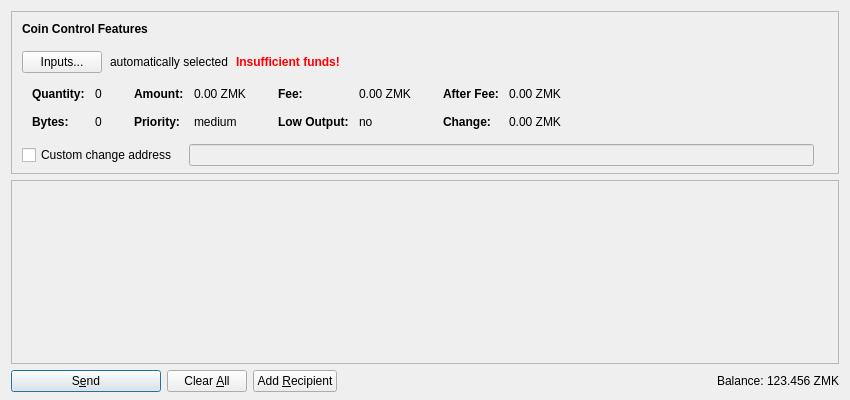
<?xml version="1.0" encoding="UTF-8"?>
<ui version="4.0">
 <class>SendCoinsDialog</class>
 <widget class="QDialog" name="SendCoinsDialog">
  <property name="geometry">
   <rect>
    <x>0</x>
    <y>0</y>
    <width>850</width>
    <height>400</height>
   </rect>
  </property>
  <property name="windowTitle">
   <string>Send Coins</string>
  </property>
  <layout class="QVBoxLayout" name="verticalLayout" stretch="0,1,0">
   <property name="bottomMargin">
    <number>8</number>
   </property>
   <item>
    <widget class="QFrame" name="frameCoinControl">
     <property name="sizePolicy">
      <sizepolicy hsizetype="Expanding" vsizetype="Expanding">
       <horstretch>0</horstretch>
       <verstretch>0</verstretch>
      </sizepolicy>
     </property>
     <property name="maximumSize">
      <size>
       <width>16777215</width>
       <height>16777215</height>
      </size>
     </property>
     <property name="frameShape">
      <enum>QFrame::StyledPanel</enum>
     </property>
     <property name="frameShadow">
      <enum>QFrame::Sunken</enum>
     </property>
     <layout class="QVBoxLayout" name="verticalLayoutCoinControl2">
      <property name="spacing">
       <number>0</number>
      </property>
      <property name="leftMargin">
       <number>0</number>
      </property>
      <property name="topMargin">
       <number>0</number>
      </property>
      <property name="rightMargin">
       <number>0</number>
      </property>
      <property name="bottomMargin">
       <number>6</number>
      </property>
      <item>
       <layout class="QVBoxLayout" name="verticalLayoutCoinControl" stretch="0,0,0,0,1">
        <property name="spacing">
         <number>0</number>
        </property>
        <property name="leftMargin">
         <number>10</number>
        </property>
        <property name="topMargin">
         <number>10</number>
        </property>
        <item>
         <layout class="QHBoxLayout" name="horizontalLayoutCoinControl1">
          <property name="bottomMargin">
           <number>15</number>
          </property>
          <item>
           <widget class="QLabel" name="labelCoinControlFeatures">
            <property name="sizePolicy">
             <sizepolicy hsizetype="Preferred" vsizetype="Maximum">
              <horstretch>0</horstretch>
              <verstretch>0</verstretch>
             </sizepolicy>
            </property>
            <property name="font">
             <font>
              <weight>75</weight>
              <bold>true</bold>
             </font>
            </property>
            <property name="styleSheet">
             <string notr="true">font-weight:bold;</string>
            </property>
            <property name="text">
             <string>Coin Control Features</string>
            </property>
           </widget>
          </item>
         </layout>
        </item>
        <item>
         <layout class="QHBoxLayout" name="horizontalLayoutCoinControl2" stretch="0,0,0,0">
          <property name="spacing">
           <number>8</number>
          </property>
          <property name="bottomMargin">
           <number>10</number>
          </property>
          <item>
           <widget class="QPushButton" name="pushButtonCoinControl">
            <property name="styleSheet">
             <string notr="true"/>
            </property>
            <property name="text">
             <string>Inputs...</string>
            </property>
           </widget>
          </item>
          <item>
           <widget class="QLabel" name="labelCoinControlAutomaticallySelected">
            <property name="text">
             <string>automatically selected</string>
            </property>
            <property name="margin">
             <number>5</number>
            </property>
           </widget>
          </item>
          <item>
           <widget class="QLabel" name="labelCoinControlInsuffFunds">
            <property name="font">
             <font>
              <weight>75</weight>
              <bold>true</bold>
             </font>
            </property>
            <property name="styleSheet">
             <string notr="true">color:red;font-weight:bold;</string>
            </property>
            <property name="text">
             <string>Insufficient funds!</string>
            </property>
            <property name="margin">
             <number>5</number>
            </property>
           </widget>
          </item>
          <item>
           <spacer name="horizontalSpacerCoinControl">
            <property name="orientation">
             <enum>Qt::Horizontal</enum>
            </property>
            <property name="sizeHint" stdset="0">
             <size>
              <width>40</width>
              <height>1</height>
             </size>
            </property>
           </spacer>
          </item>
         </layout>
        </item>
        <item>
         <widget class="QWidget" name="widgetCoinControl" native="true">
          <property name="sizePolicy">
           <sizepolicy hsizetype="Preferred" vsizetype="Preferred">
            <horstretch>0</horstretch>
            <verstretch>0</verstretch>
           </sizepolicy>
          </property>
          <property name="minimumSize">
           <size>
            <width>0</width>
            <height>0</height>
           </size>
          </property>
          <property name="styleSheet">
           <string notr="true"/>
          </property>
          <layout class="QHBoxLayout" name="horizontalLayoutCoinControl5">
           <property name="leftMargin">
            <number>0</number>
           </property>
           <property name="topMargin">
            <number>0</number>
           </property>
           <property name="rightMargin">
            <number>0</number>
           </property>
           <property name="bottomMargin">
            <number>0</number>
           </property>
           <item>
            <layout class="QHBoxLayout" name="horizontalLayoutCoinControl3" stretch="0,0,0,1">
             <property name="spacing">
              <number>20</number>
             </property>
             <property name="topMargin">
              <number>0</number>
             </property>
             <property name="bottomMargin">
              <number>10</number>
             </property>
             <item>
              <layout class="QFormLayout" name="formLayoutCoinControl1">
               <property name="horizontalSpacing">
                <number>10</number>
               </property>
               <property name="verticalSpacing">
                <number>14</number>
               </property>
               <property name="leftMargin">
                <number>10</number>
               </property>
               <property name="topMargin">
                <number>4</number>
               </property>
               <property name="rightMargin">
                <number>6</number>
               </property>
               <item row="0" column="0">
                <widget class="QLabel" name="labelCoinControlQuantityText">
                 <property name="font">
                  <font>
                   <weight>75</weight>
                   <bold>true</bold>
                  </font>
                 </property>
                 <property name="text">
                  <string>Quantity:</string>
                 </property>
                 <property name="margin">
                  <number>0</number>
                 </property>
                </widget>
               </item>
               <item row="0" column="1">
                <widget class="QLabel" name="labelCoinControlQuantity">
                 <property name="cursor">
                  <cursorShape>IBeamCursor</cursorShape>
                 </property>
                 <property name="contextMenuPolicy">
                  <enum>Qt::ActionsContextMenu</enum>
                 </property>
                 <property name="text">
                  <string notr="true">0</string>
                 </property>
                 <property name="margin">
                  <number>0</number>
                 </property>
                 <property name="textInteractionFlags">
                  <set>Qt::LinksAccessibleByMouse|Qt::TextSelectableByKeyboard|Qt::TextSelectableByMouse</set>
                 </property>
                </widget>
               </item>
               <item row="1" column="0">
                <widget class="QLabel" name="labelCoinControlBytesText">
                 <property name="font">
                  <font>
                   <weight>75</weight>
                   <bold>true</bold>
                  </font>
                 </property>
                 <property name="text">
                  <string>Bytes:</string>
                 </property>
                </widget>
               </item>
               <item row="1" column="1">
                <widget class="QLabel" name="labelCoinControlBytes">
                 <property name="cursor">
                  <cursorShape>IBeamCursor</cursorShape>
                 </property>
                 <property name="contextMenuPolicy">
                  <enum>Qt::ActionsContextMenu</enum>
                 </property>
                 <property name="text">
                  <string notr="true">0</string>
                 </property>
                 <property name="textInteractionFlags">
                  <set>Qt::LinksAccessibleByMouse|Qt::TextSelectableByKeyboard|Qt::TextSelectableByMouse</set>
                 </property>
                </widget>
               </item>
              </layout>
             </item>
             <item>
              <layout class="QFormLayout" name="formLayoutCoinControl2">
               <property name="horizontalSpacing">
                <number>10</number>
               </property>
               <property name="verticalSpacing">
                <number>14</number>
               </property>
               <property name="leftMargin">
                <number>6</number>
               </property>
               <property name="topMargin">
                <number>4</number>
               </property>
               <property name="rightMargin">
                <number>6</number>
               </property>
               <item row="0" column="0">
                <widget class="QLabel" name="labelCoinControlAmountText">
                 <property name="font">
                  <font>
                   <weight>75</weight>
                   <bold>true</bold>
                  </font>
                 </property>
                 <property name="text">
                  <string>Amount:</string>
                 </property>
                 <property name="margin">
                  <number>0</number>
                 </property>
                </widget>
               </item>
               <item row="0" column="1">
                <widget class="QLabel" name="labelCoinControlAmount">
                 <property name="cursor">
                  <cursorShape>IBeamCursor</cursorShape>
                 </property>
                 <property name="contextMenuPolicy">
                  <enum>Qt::ActionsContextMenu</enum>
                 </property>
                 <property name="text">
                  <string notr="true">0.00 ZMK</string>
                 </property>
                 <property name="textInteractionFlags">
                  <set>Qt::LinksAccessibleByMouse|Qt::TextSelectableByKeyboard|Qt::TextSelectableByMouse</set>
                 </property>
                </widget>
               </item>
               <item row="1" column="0">
                <widget class="QLabel" name="labelCoinControlPriorityText">
                 <property name="font">
                  <font>
                   <weight>75</weight>
                   <bold>true</bold>
                  </font>
                 </property>
                 <property name="text">
                  <string>Priority:</string>
                 </property>
                </widget>
               </item>
               <item row="1" column="1">
                <widget class="QLabel" name="labelCoinControlPriority">
                 <property name="cursor">
                  <cursorShape>IBeamCursor</cursorShape>
                 </property>
                 <property name="contextMenuPolicy">
                  <enum>Qt::ActionsContextMenu</enum>
                 </property>
                 <property name="text">
                  <string notr="true">medium</string>
                 </property>
                 <property name="textInteractionFlags">
                  <set>Qt::LinksAccessibleByMouse|Qt::TextSelectableByKeyboard|Qt::TextSelectableByMouse</set>
                 </property>
                </widget>
               </item>
              </layout>
             </item>
             <item>
              <layout class="QFormLayout" name="formLayoutCoinControl3">
               <property name="horizontalSpacing">
                <number>10</number>
               </property>
               <property name="verticalSpacing">
                <number>14</number>
               </property>
               <property name="leftMargin">
                <number>6</number>
               </property>
               <property name="topMargin">
                <number>4</number>
               </property>
               <property name="rightMargin">
                <number>6</number>
               </property>
               <item row="0" column="0">
                <widget class="QLabel" name="labelCoinControlFeeText">
                 <property name="font">
                  <font>
                   <weight>75</weight>
                   <bold>true</bold>
                  </font>
                 </property>
                 <property name="text">
                  <string>Fee:</string>
                 </property>
                 <property name="margin">
                  <number>0</number>
                 </property>
                </widget>
               </item>
               <item row="0" column="1">
                <widget class="QLabel" name="labelCoinControlFee">
                 <property name="cursor">
                  <cursorShape>IBeamCursor</cursorShape>
                 </property>
                 <property name="contextMenuPolicy">
                  <enum>Qt::ActionsContextMenu</enum>
                 </property>
                 <property name="text">
                  <string notr="true">0.00 ZMK</string>
                 </property>
                 <property name="textInteractionFlags">
                  <set>Qt::LinksAccessibleByMouse|Qt::TextSelectableByKeyboard|Qt::TextSelectableByMouse</set>
                 </property>
                </widget>
               </item>
               <item row="1" column="0">
                <widget class="QLabel" name="labelCoinControlLowOutputText">
                 <property name="font">
                  <font>
                   <weight>75</weight>
                   <bold>true</bold>
                  </font>
                 </property>
                 <property name="text">
                  <string>Low Output:</string>
                 </property>
                </widget>
               </item>
               <item row="1" column="1">
                <widget class="QLabel" name="labelCoinControlLowOutput">
                 <property name="cursor">
                  <cursorShape>IBeamCursor</cursorShape>
                 </property>
                 <property name="contextMenuPolicy">
                  <enum>Qt::ActionsContextMenu</enum>
                 </property>
                 <property name="text">
                  <string notr="true">no</string>
                 </property>
                 <property name="textInteractionFlags">
                  <set>Qt::LinksAccessibleByMouse|Qt::TextSelectableByKeyboard|Qt::TextSelectableByMouse</set>
                 </property>
                </widget>
               </item>
              </layout>
             </item>
             <item>
              <layout class="QFormLayout" name="formLayoutCoinControl4">
               <property name="horizontalSpacing">
                <number>10</number>
               </property>
               <property name="verticalSpacing">
                <number>14</number>
               </property>
               <property name="leftMargin">
                <number>6</number>
               </property>
               <property name="topMargin">
                <number>4</number>
               </property>
               <property name="rightMargin">
                <number>6</number>
               </property>
               <item row="0" column="0">
                <widget class="QLabel" name="labelCoinControlAfterFeeText">
                 <property name="font">
                  <font>
                   <weight>75</weight>
                   <bold>true</bold>
                  </font>
                 </property>
                 <property name="text">
                  <string>After Fee:</string>
                 </property>
                 <property name="margin">
                  <number>0</number>
                 </property>
                </widget>
               </item>
               <item row="0" column="1">
                <widget class="QLabel" name="labelCoinControlAfterFee">
                 <property name="cursor">
                  <cursorShape>IBeamCursor</cursorShape>
                 </property>
                 <property name="contextMenuPolicy">
                  <enum>Qt::ActionsContextMenu</enum>
                 </property>
                 <property name="text">
                  <string notr="true">0.00 ZMK</string>
                 </property>
                 <property name="textInteractionFlags">
                  <set>Qt::LinksAccessibleByMouse|Qt::TextSelectableByKeyboard|Qt::TextSelectableByMouse</set>
                 </property>
                </widget>
               </item>
               <item row="1" column="0">
                <widget class="QLabel" name="labelCoinControlChangeText">
                 <property name="font">
                  <font>
                   <weight>75</weight>
                   <bold>true</bold>
                  </font>
                 </property>
                 <property name="text">
                  <string>Change:</string>
                 </property>
                </widget>
               </item>
               <item row="1" column="1">
                <widget class="QLabel" name="labelCoinControlChange">
                 <property name="cursor">
                  <cursorShape>IBeamCursor</cursorShape>
                 </property>
                 <property name="contextMenuPolicy">
                  <enum>Qt::ActionsContextMenu</enum>
                 </property>
                 <property name="text">
                  <string notr="true">0.00 ZMK</string>
                 </property>
                 <property name="textInteractionFlags">
                  <set>Qt::LinksAccessibleByMouse|Qt::TextSelectableByKeyboard|Qt::TextSelectableByMouse</set>
                 </property>
                </widget>
               </item>
              </layout>
             </item>
            </layout>
           </item>
          </layout>
         </widget>
        </item>
        <item>
         <layout class="QHBoxLayout" name="horizontalLayoutCoinControl4" stretch="0,0,0">
          <property name="spacing">
           <number>12</number>
          </property>
          <property name="sizeConstraint">
           <enum>QLayout::SetDefaultConstraint</enum>
          </property>
          <property name="topMargin">
           <number>5</number>
          </property>
          <property name="rightMargin">
           <number>5</number>
          </property>
          <item>
           <widget class="QCheckBox" name="checkBoxCoinControlChange">
            <property name="toolTip">
             <string>If this is activated, but the change address is empty or invalid, change will be sent to a newly generated address.</string>
            </property>
            <property name="text">
             <string>Custom change address</string>
            </property>
           </widget>
          </item>
          <item>
           <widget class="QValidatedLineEdit" name="lineEditCoinControlChange">
            <property name="enabled">
             <bool>false</bool>
            </property>
            <property name="sizePolicy">
             <sizepolicy hsizetype="Expanding" vsizetype="Fixed">
              <horstretch>0</horstretch>
              <verstretch>0</verstretch>
             </sizepolicy>
            </property>
           </widget>
          </item>
          <item>
           <widget class="QLabel" name="labelCoinControlChangeLabel">
            <property name="sizePolicy">
             <sizepolicy hsizetype="Preferred" vsizetype="Expanding">
              <horstretch>0</horstretch>
              <verstretch>0</verstretch>
             </sizepolicy>
            </property>
            <property name="minimumSize">
             <size>
              <width>0</width>
              <height>0</height>
             </size>
            </property>
            <property name="text">
             <string/>
            </property>
            <property name="margin">
             <number>3</number>
            </property>
           </widget>
          </item>
         </layout>
        </item>
        <item>
         <spacer name="verticalSpacerCoinControl">
          <property name="orientation">
           <enum>Qt::Vertical</enum>
          </property>
          <property name="sizeHint" stdset="0">
           <size>
            <width>800</width>
            <height>1</height>
           </size>
          </property>
         </spacer>
        </item>
       </layout>
      </item>
     </layout>
    </widget>
   </item>
   <item>
    <widget class="QScrollArea" name="scrollArea">
     <property name="widgetResizable">
      <bool>true</bool>
     </property>
     <widget class="QWidget" name="scrollAreaWidgetContents">
      <property name="geometry">
       <rect>
        <x>0</x>
        <y>0</y>
        <width>830</width>
        <height>178</height>
       </rect>
      </property>
      <layout class="QVBoxLayout" name="verticalLayout_2" stretch="0,1">
       <property name="leftMargin">
        <number>0</number>
       </property>
       <property name="topMargin">
        <number>0</number>
       </property>
       <property name="rightMargin">
        <number>0</number>
       </property>
       <property name="bottomMargin">
        <number>0</number>
       </property>
       <item>
        <layout class="QVBoxLayout" name="entries">
         <property name="spacing">
          <number>6</number>
         </property>
        </layout>
       </item>
       <item>
        <spacer name="verticalSpacer">
         <property name="orientation">
          <enum>Qt::Vertical</enum>
         </property>
         <property name="sizeHint" stdset="0">
          <size>
           <width>20</width>
           <height>40</height>
          </size>
         </property>
        </spacer>
       </item>
      </layout>
     </widget>
    </widget>
   </item>
   <item>
    <layout class="QHBoxLayout" name="horizontalLayout">
     <item>
      <widget class="QPushButton" name="sendButton">
       <property name="minimumSize">
        <size>
         <width>150</width>
         <height>0</height>
        </size>
       </property>
       <property name="toolTip">
        <string>Confirm the send action</string>
       </property>
       <property name="text">
        <string>S&amp;end</string>
       </property>
       <property name="icon">
        <iconset resource="../bitmark.qrc">
         <normaloff>:/icons/send</normaloff>:/icons/send</iconset>
       </property>
       <property name="default">
        <bool>true</bool>
       </property>
      </widget>
     </item>
     <item>
      <widget class="QPushButton" name="clearButton">
       <property name="sizePolicy">
        <sizepolicy hsizetype="Minimum" vsizetype="Fixed">
         <horstretch>0</horstretch>
         <verstretch>0</verstretch>
        </sizepolicy>
       </property>
       <property name="toolTip">
        <string>Clear all fields of the form.</string>
       </property>
       <property name="text">
        <string>Clear &amp;All</string>
       </property>
       <property name="icon">
        <iconset resource="../bitmark.qrc">
         <normaloff>:/icons/remove</normaloff>:/icons/remove</iconset>
       </property>
       <property name="autoRepeatDelay">
        <number>300</number>
       </property>
       <property name="autoDefault">
        <bool>false</bool>
       </property>
      </widget>
     </item>
     <item>
      <widget class="QPushButton" name="addButton">
       <property name="toolTip">
        <string>Send to multiple recipients at once</string>
       </property>
       <property name="text">
        <string>Add &amp;Recipient</string>
       </property>
       <property name="icon">
        <iconset resource="../bitmark.qrc">
         <normaloff>:/icons/add</normaloff>:/icons/add</iconset>
       </property>
       <property name="autoDefault">
        <bool>false</bool>
       </property>
      </widget>
     </item>
     <item>
      <spacer name="horizontalSpacer">
       <property name="orientation">
        <enum>Qt::Horizontal</enum>
       </property>
       <property name="sizeHint" stdset="0">
        <size>
         <width>40</width>
         <height>20</height>
        </size>
       </property>
      </spacer>
     </item>
     <item>
      <layout class="QHBoxLayout" name="horizontalLayout_2">
       <property name="spacing">
        <number>3</number>
       </property>
       <item>
        <widget class="QLabel" name="label">
         <property name="sizePolicy">
          <sizepolicy hsizetype="Preferred" vsizetype="Fixed">
           <horstretch>0</horstretch>
           <verstretch>0</verstretch>
          </sizepolicy>
         </property>
         <property name="text">
          <string>Balance:</string>
         </property>
        </widget>
       </item>
       <item>
        <widget class="QLabel" name="labelBalance">
         <property name="sizePolicy">
          <sizepolicy hsizetype="Preferred" vsizetype="Fixed">
           <horstretch>0</horstretch>
           <verstretch>0</verstretch>
          </sizepolicy>
         </property>
         <property name="cursor">
          <cursorShape>IBeamCursor</cursorShape>
         </property>
         <property name="text">
          <string notr="true">123.456 ZMK</string>
         </property>
         <property name="textInteractionFlags">
          <set>Qt::LinksAccessibleByMouse|Qt::TextSelectableByKeyboard|Qt::TextSelectableByMouse</set>
         </property>
        </widget>
       </item>
      </layout>
     </item>
    </layout>
   </item>
  </layout>
 </widget>
 <customwidgets>
  <customwidget>
   <class>QValidatedLineEdit</class>
   <extends>QLineEdit</extends>
   <header>qvalidatedlineedit.h</header>
  </customwidget>
 </customwidgets>
 <resources>
  <include location="../bitmark.qrc"/>
 </resources>
 <connections/>
</ui>
